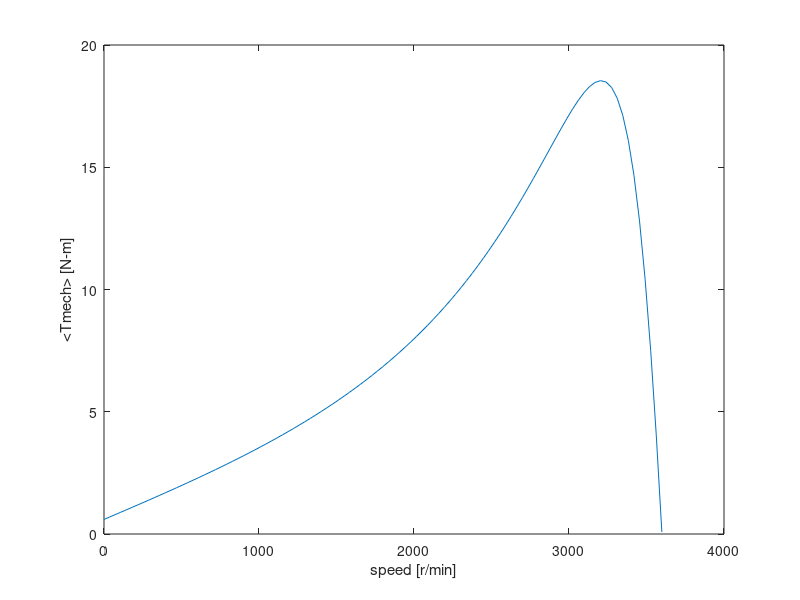

Reproduce this figure in MATLAB.
% Example 9.5

clc
clear

% Source parameters
V0 = 230;
omegae = 120*pi;

% Motor parameters
poles = 2;
Lmain = .0806;
Rmain = 0.58;
Laux = 0.196;
Raux = 3.37;
Lr = 4.7e-6;
Rr = 37.6e-6;
Lmainr = 5.88e-4;
Lauxr = 9.09e-4;
C = 35e-6;
Xc = -1/(omegae*C);
Prot = 40;
Pcore = 105;

% Run through program twice.  If calcswitch = 1, then
% calculate at speed of 3500 r/min only.  The second time
% program will produce the plot for part (d).

for calcswitch = 1:2

if calcswitch == 1
  mmax = 1;
else
   mmax = 101;
end

for m = 1:mmax

if calcswitch == 1
   speed(m) = 3500;
else
   speed(m) = 3599*(m-1)/100;
end

% Calculate the slip
ns = (2/poles)*3600;
s = (ns-speed(m))/ns;

% part (a)
% Calculate the various complex constants
Kplus = s*omegae/(2*(Rr + j*s*omegae*Lr));
Kminus = (2-s)*omegae/(2*(Rr + j*(2-s)*omegae*Lr));
A1 = Lmain - j*Lmainr^2*(Kplus+Kminus);
A2 = Lmainr*Lauxr*(Kplus-Kminus);
A3 = Laux - j*Lauxr^2*(Kplus+Kminus);

% Set up the matrix
M(1,1) = Rmain + j*omegae*A1; 
M(1,2) = j*omegae*A2;
M(2,1) = -j*omegae*A2;
M(2,2) = Raux + j*Xc+ j*omegae*A3; 

% Here is the voltage vector
V = [V0 ; -V0];

% Now find the current matrix

I = M\V;

Imain = I(1);
Iaux = I(2);
Is = Imain-Iaux;

magImain = abs(Imain);
angleImain = angle(Imain)*180/pi;
magIaux = abs(Iaux);
angleIaux = angle(Iaux)*180/pi;
magIs = abs(Is);
angleIs = angle(Is)*180/pi;

%Capacitor voltage
Vcap = Iaux*Xc;
magVcap = abs(Vcap);

% part (b)
Tmech1 = conj(Kplus-Kminus);
Tmech1 = Tmech1*(Lmainr^2*Imain*conj(Imain)+Lauxr^2*Iaux*conj(Iaux));
Tmech2 = j*Lmainr*Lauxr*conj(Kplus+Kminus);
Tmech2 = Tmech2*(conj(Imain)*Iaux-Imain*conj(Iaux));
Tmech(m) = (poles/2)*real(Tmech1+Tmech2);
Pshaft = (2/poles)*(1-s)*omegae*Tmech(m)-Prot;


%part (c)
Pmain = real(V0*conj(Imain));
Paux = real(-V0*conj(Iaux));
Pin = Pmain+Paux+Pcore;
eta = Pshaft/Pin;

if calcswitch == 1
   fprintf('part (a):')
   fprintf('\n   Imain = %g A at angle %g degrees',magImain,angleImain)
   fprintf('\n   Iaux = %g A at angle %g degrees',magIaux,angleIaux)
   fprintf('\n   Is = %g A at angle %g degrees',magIs,angleIs)
   fprintf('\n   Vcap = %g V\n',magVcap)
   fprintf('\npart (b):')
   fprintf('\n   Tmech = %g N-m',Tmech)
   fprintf('\n   Pshaft = %g W\n',Pshaft)
   fprintf('\npart (c):')
   fprintf('\n   Pmain = %g W',Pmain)
   fprintf('\n   Paux = %g W',Paux)
   fprintf('\n   Pin = %g W',Pin)
   fprintf('\n   eta = %g percent\n\n',100*eta)
else
   plot(speed,Tmech)
   xlabel('speed [r/min]')
   ylabel('<Tmech> [N-m]')

end

end %end of for m loop 
end %end of for calcswitch loop
